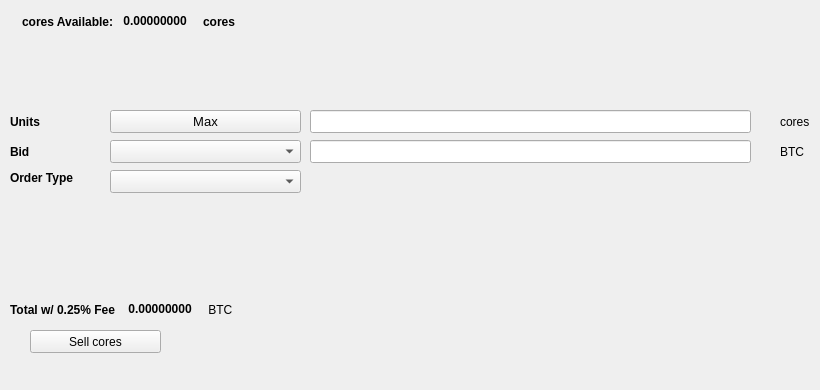
   <widget class="QWidget" name="SellTab">
    <attribute name="title">
     <string>Sell</string>
    </attribute>
    <widget class="QLabel" name="label_16">
     <property name="geometry">
      <rect>
       <x>780</x>
       <y>140</y>
       <width>31</width>
       <height>23</height>
      </rect>
     </property>
     <property name="text">
      <string>BTC</string>
     </property>
    </widget>
    <widget class="QComboBox" name="SellBidcomboBox">
     <property name="geometry">
      <rect>
       <x>110</x>
       <y>140</y>
       <width>191</width>
       <height>23</height>
      </rect>
     </property>
     <property name="font">
      <font>
       <pointsize>10</pointsize>
      </font>
     </property>
    </widget>
    <widget class="QLabel" name="label_18">
     <property name="geometry">
      <rect>
       <x>10</x>
       <y>110</y>
       <width>46</width>
       <height>23</height>
      </rect>
     </property>
     <property name="font">
      <font>
       <weight>75</weight>
       <bold>true</bold>
      </font>
     </property>
     <property name="text">
      <string>Units</string>
     </property>
    </widget>
    <widget class="QPushButton" name="Sell_Max_Amount">
     <property name="geometry">
      <rect>
       <x>110</x>
       <y>110</y>
       <width>191</width>
       <height>23</height>
      </rect>
     </property>
     <property name="font">
      <font>
       <pointsize>10</pointsize>
      </font>
     </property>
     <property name="text">
      <string>Max</string>
     </property>
    </widget>
    <widget class="QLabel" name="label_20">
     <property name="geometry">
      <rect>
       <x>10</x>
       <y>170</y>
       <width>91</width>
       <height>16</height>
      </rect>
     </property>
     <property name="font">
      <font>
       <weight>75</weight>
       <bold>true</bold>
      </font>
     </property>
     <property name="text">
      <string>Order Type</string>
     </property>
    </widget>
    <widget class="QComboBox" name="SellOrdertypeCombo">
     <property name="geometry">
      <rect>
       <x>110</x>
       <y>170</y>
       <width>191</width>
       <height>23</height>
      </rect>
     </property>
     <property name="font">
      <font>
       <pointsize>10</pointsize>
      </font>
     </property>
    </widget>
    <widget class="QLabel" name="label_21">
     <property name="geometry">
      <rect>
       <x>10</x>
       <y>140</y>
       <width>46</width>
       <height>23</height>
      </rect>
     </property>
     <property name="font">
      <font>
       <weight>75</weight>
       <bold>true</bold>
      </font>
     </property>
     <property name="text">
      <string>Bid</string>
     </property>
    </widget>
    <widget class="QLabel" name="label_22">
     <property name="geometry">
      <rect>
       <x>780</x>
       <y>110</y>
       <width>31</width>
       <height>23</height>
      </rect>
     </property>
     <property name="text">
      <string>cores</string>
     </property>
    </widget>
    <widget class="QLineEdit" name="UnitsInputcores">
     <property name="geometry">
      <rect>
       <x>310</x>
       <y>110</y>
       <width>441</width>
       <height>23</height>
      </rect>
     </property>
     <property name="font">
      <font>
       <pointsize>9</pointsize>
       <weight>75</weight>
       <bold>true</bold>
      </font>
     </property>
    </widget>
    <widget class="QLineEdit" name="SellBidPriceEdit">
     <property name="geometry">
      <rect>
       <x>310</x>
       <y>140</y>
       <width>441</width>
       <height>23</height>
      </rect>
     </property>
     <property name="font">
      <font>
       <pointsize>9</pointsize>
       <weight>75</weight>
       <bold>true</bold>
      </font>
     </property>
    </widget>
    <widget class="QPushButton" name="SellcoresBTN">
     <property name="geometry">
      <rect>
       <x>30</x>
       <y>330</y>
       <width>131</width>
       <height>23</height>
      </rect>
     </property>
     <property name="text">
      <string>Sell cores</string>
     </property>
     <property name="icon">
      <iconset resource="../cores">
       <normaloff>:/icons/bitcoin</normaloff>:/icons/bitcoin</iconset>
     </property>
    </widget>
    <widget class="QWidget" name="layoutWidget3">
     <property name="geometry">
      <rect>
       <x>22</x>
       <y>12</y>
       <width>258</width>
       <height>19</height>
      </rect>
     </property>
     <layout class="QHBoxLayout" name="horizontalLayout">
      <item>
       <widget class="QLabel" name="label232_2">
        <property name="font">
         <font>
          <weight>75</weight>
          <bold>true</bold>
         </font>
        </property>
        <property name="text">
         <string>cores Available:</string>
        </property>
       </widget>
      </item>
      <item>
       <widget class="QLabel" name="coresAvailableLabel">
        <property name="palette">
         <palette>
          <active>
           <colorrole role="WindowText">
            <brush brushstyle="SolidPattern">
             <color alpha="255">
              <red>0</red>
              <green>0</green>
              <blue>0</blue>
             </color>
            </brush>
           </colorrole>
           <colorrole role="Button">
            <brush brushstyle="SolidPattern">
             <color alpha="255">
              <red>0</red>
              <green>170</green>
              <blue>0</blue>
             </color>
            </brush>
           </colorrole>
           <colorrole role="Light">
            <brush brushstyle="SolidPattern">
             <color alpha="255">
              <red>0</red>
              <green>255</green>
              <blue>0</blue>
             </color>
            </brush>
           </colorrole>
           <colorrole role="Midlight">
            <brush brushstyle="SolidPattern">
             <color alpha="255">
              <red>0</red>
              <green>212</green>
              <blue>0</blue>
             </color>
            </brush>
           </colorrole>
           <colorrole role="Dark">
            <brush brushstyle="SolidPattern">
             <color alpha="255">
              <red>0</red>
              <green>85</green>
              <blue>0</blue>
             </color>
            </brush>
           </colorrole>
           <colorrole role="Mid">
            <brush brushstyle="SolidPattern">
             <color alpha="255">
              <red>0</red>
              <green>113</green>
              <blue>0</blue>
             </color>
            </brush>
           </colorrole>
           <colorrole role="Text">
            <brush brushstyle="SolidPattern">
             <color alpha="255">
              <red>0</red>
              <green>170</green>
              <blue>0</blue>
             </color>
            </brush>
           </colorrole>
           <colorrole role="BrightText">
            <brush brushstyle="SolidPattern">
             <color alpha="255">
              <red>255</red>
              <green>255</green>
              <blue>255</blue>
             </color>
            </brush>
           </colorrole>
           <colorrole role="ButtonText">
            <brush brushstyle="SolidPattern">
             <color alpha="255">
              <red>0</red>
              <green>0</green>
              <blue>0</blue>
             </color>
            </brush>
           </colorrole>
           <colorrole role="Base">
            <brush brushstyle="SolidPattern">
             <color alpha="255">
              <red>255</red>
              <green>255</green>
              <blue>255</blue>
             </color>
            </brush>
           </colorrole>
           <colorrole role="Window">
            <brush brushstyle="SolidPattern">
             <color alpha="255">
              <red>0</red>
              <green>170</green>
              <blue>0</blue>
             </color>
            </brush>
           </colorrole>
           <colorrole role="Shadow">
            <brush brushstyle="SolidPattern">
             <color alpha="255">
              <red>0</red>
              <green>0</green>
              <blue>0</blue>
             </color>
            </brush>
           </colorrole>
           <colorrole role="AlternateBase">
            <brush brushstyle="SolidPattern">
             <color alpha="255">
              <red>127</red>
              <green>212</green>
              <blue>127</blue>
             </color>
            </brush>
           </colorrole>
           <colorrole role="ToolTipBase">
            <brush brushstyle="SolidPattern">
             <color alpha="255">
              <red>255</red>
              <green>255</green>
              <blue>220</blue>
             </color>
            </brush>
           </colorrole>
           <colorrole role="ToolTipText">
            <brush brushstyle="SolidPattern">
             <color alpha="255">
              <red>0</red>
              <green>0</green>
              <blue>0</blue>
             </color>
            </brush>
           </colorrole>
          </active>
          <inactive>
           <colorrole role="WindowText">
            <brush brushstyle="SolidPattern">
             <color alpha="255">
              <red>0</red>
              <green>0</green>
              <blue>0</blue>
             </color>
            </brush>
           </colorrole>
           <colorrole role="Button">
            <brush brushstyle="SolidPattern">
             <color alpha="255">
              <red>0</red>
              <green>170</green>
              <blue>0</blue>
             </color>
            </brush>
           </colorrole>
           <colorrole role="Light">
            <brush brushstyle="SolidPattern">
             <color alpha="255">
              <red>0</red>
              <green>255</green>
              <blue>0</blue>
             </color>
            </brush>
           </colorrole>
           <colorrole role="Midlight">
            <brush brushstyle="SolidPattern">
             <color alpha="255">
              <red>0</red>
              <green>212</green>
              <blue>0</blue>
             </color>
            </brush>
           </colorrole>
           <colorrole role="Dark">
            <brush brushstyle="SolidPattern">
             <color alpha="255">
              <red>0</red>
              <green>85</green>
              <blue>0</blue>
             </color>
            </brush>
           </colorrole>
           <colorrole role="Mid">
            <brush brushstyle="SolidPattern">
             <color alpha="255">
              <red>0</red>
              <green>113</green>
              <blue>0</blue>
             </color>
            </brush>
           </colorrole>
           <colorrole role="Text">
            <brush brushstyle="SolidPattern">
             <color alpha="255">
              <red>0</red>
              <green>170</green>
              <blue>0</blue>
             </color>
            </brush>
           </colorrole>
           <colorrole role="BrightText">
            <brush brushstyle="SolidPattern">
             <color alpha="255">
              <red>255</red>
              <green>255</green>
              <blue>255</blue>
             </color>
            </brush>
           </colorrole>
           <colorrole role="ButtonText">
            <brush brushstyle="SolidPattern">
             <color alpha="255">
              <red>0</red>
              <green>0</green>
              <blue>0</blue>
             </color>
            </brush>
           </colorrole>
           <colorrole role="Base">
            <brush brushstyle="SolidPattern">
             <color alpha="255">
              <red>255</red>
              <green>255</green>
              <blue>255</blue>
             </color>
            </brush>
           </colorrole>
           <colorrole role="Window">
            <brush brushstyle="SolidPattern">
             <color alpha="255">
              <red>0</red>
              <green>170</green>
              <blue>0</blue>
             </color>
            </brush>
           </colorrole>
           <colorrole role="Shadow">
            <brush brushstyle="SolidPattern">
             <color alpha="255">
              <red>0</red>
              <green>0</green>
              <blue>0</blue>
             </color>
            </brush>
           </colorrole>
           <colorrole role="AlternateBase">
            <brush brushstyle="SolidPattern">
             <color alpha="255">
              <red>127</red>
              <green>212</green>
              <blue>127</blue>
             </color>
            </brush>
           </colorrole>
           <colorrole role="ToolTipBase">
            <brush brushstyle="SolidPattern">
             <color alpha="255">
              <red>255</red>
              <green>255</green>
              <blue>220</blue>
             </color>
            </brush>
           </colorrole>
           <colorrole role="ToolTipText">
            <brush brushstyle="SolidPattern">
             <color alpha="255">
              <red>0</red>
              <green>0</green>
              <blue>0</blue>
             </color>
            </brush>
           </colorrole>
          </inactive>
          <disabled>
           <colorrole role="WindowText">
            <brush brushstyle="SolidPattern">
             <color alpha="255">
              <red>0</red>
              <green>85</green>
              <blue>0</blue>
             </color>
            </brush>
           </colorrole>
           <colorrole role="Button">
            <brush brushstyle="SolidPattern">
             <color alpha="255">
              <red>0</red>
              <green>170</green>
              <blue>0</blue>
             </color>
            </brush>
           </colorrole>
           <colorrole role="Light">
            <brush brushstyle="SolidPattern">
             <color alpha="255">
              <red>0</red>
              <green>255</green>
              <blue>0</blue>
             </color>
            </brush>
           </colorrole>
           <colorrole role="Midlight">
            <brush brushstyle="SolidPattern">
             <color alpha="255">
              <red>0</red>
              <green>212</green>
              <blue>0</blue>
             </color>
            </brush>
           </colorrole>
           <colorrole role="Dark">
            <brush brushstyle="SolidPattern">
             <color alpha="255">
              <red>0</red>
              <green>85</green>
              <blue>0</blue>
             </color>
            </brush>
           </colorrole>
           <colorrole role="Mid">
            <brush brushstyle="SolidPattern">
             <color alpha="255">
              <red>0</red>
              <green>113</green>
              <blue>0</blue>
             </color>
            </brush>
           </colorrole>
           <colorrole role="Text">
            <brush brushstyle="SolidPattern">
             <color alpha="255">
              <red>0</red>
              <green>85</green>
              <blue>0</blue>
             </color>
            </brush>
           </colorrole>
           <colorrole role="BrightText">
            <brush brushstyle="SolidPattern">
             <color alpha="255">
              <red>255</red>
              <green>255</green>
              <blue>255</blue>
             </color>
            </brush>
           </colorrole>
           <colorrole role="ButtonText">
            <brush brushstyle="SolidPattern">
             <color alpha="255">
              <red>0</red>
              <green>85</green>
              <blue>0</blue>
             </color>
            </brush>
           </colorrole>
           <colorrole role="Base">
            <brush brushstyle="SolidPattern">
             <color alpha="255">
              <red>0</red>
              <green>170</green>
              <blue>0</blue>
             </color>
            </brush>
           </colorrole>
           <colorrole role="Window">
            <brush brushstyle="SolidPattern">
             <color alpha="255">
              <red>0</red>
              <green>170</green>
              <blue>0</blue>
             </color>
            </brush>
           </colorrole>
           <colorrole role="Shadow">
            <brush brushstyle="SolidPattern">
             <color alpha="255">
              <red>0</red>
              <green>0</green>
              <blue>0</blue>
             </color>
            </brush>
           </colorrole>
           <colorrole role="AlternateBase">
            <brush brushstyle="SolidPattern">
             <color alpha="255">
              <red>0</red>
              <green>170</green>
              <blue>0</blue>
             </color>
            </brush>
           </colorrole>
           <colorrole role="ToolTipBase">
            <brush brushstyle="SolidPattern">
             <color alpha="255">
              <red>255</red>
              <green>255</green>
              <blue>220</blue>
             </color>
            </brush>
           </colorrole>
           <colorrole role="ToolTipText">
            <brush brushstyle="SolidPattern">
             <color alpha="255">
              <red>0</red>
              <green>0</green>
              <blue>0</blue>
             </color>
            </brush>
           </colorrole>
          </disabled>
         </palette>
        </property>
        <property name="font">
         <font>
          <weight>75</weight>
          <bold>true</bold>
         </font>
        </property>
        <property name="text">
         <string> 0.00000000 </string>
        </property>
        <property name="textInteractionFlags">
         <set>Qt::LinksAccessibleByMouse|Qt::TextSelectableByKeyboard|Qt::TextSelectableByMouse</set>
        </property>
       </widget>
      </item>
      <item>
       <widget class="QLabel" name="labelcores">
        <property name="font">
         <font>
          <weight>75</weight>
          <bold>true</bold>
         </font>
        </property>
        <property name="text">
         <string>cores</string>
        </property>
       </widget>
      </item>
     </layout>
    </widget>
    <widget class="QWidget" name="layoutWidget">
     <property name="geometry">
      <rect>
       <x>10</x>
       <y>300</y>
       <width>268</width>
       <height>19</height>
      </rect>
     </property>
     <layout class="QHBoxLayout" name="horizontalLayout_2">
      <item>
       <widget class="QLabel" name="label_19">
        <property name="font">
         <font>
          <weight>75</weight>
          <bold>true</bold>
         </font>
        </property>
        <property name="text">
         <string>Total w/ 0.25% Fee </string>
        </property>
       </widget>
      </item>
      <item>
       <widget class="QLabel" name="SellCostLabel">
        <property name="palette">
         <palette>
          <active>
           <colorrole role="WindowText">
            <brush brushstyle="SolidPattern">
             <color alpha="255">
              <red>0</red>
              <green>0</green>
              <blue>0</blue>
             </color>
            </brush>
           </colorrole>
           <colorrole role="Button">
            <brush brushstyle="SolidPattern">
             <color alpha="255">
              <red>0</red>
              <green>170</green>
              <blue>0</blue>
             </color>
            </brush>
           </colorrole>
           <colorrole role="Light">
            <brush brushstyle="SolidPattern">
             <color alpha="255">
              <red>0</red>
              <green>255</green>
              <blue>0</blue>
             </color>
            </brush>
           </colorrole>
           <colorrole role="Midlight">
            <brush brushstyle="SolidPattern">
             <color alpha="255">
              <red>0</red>
              <green>212</green>
              <blue>0</blue>
             </color>
            </brush>
           </colorrole>
           <colorrole role="Dark">
            <brush brushstyle="SolidPattern">
             <color alpha="255">
              <red>0</red>
              <green>85</green>
              <blue>0</blue>
             </color>
            </brush>
           </colorrole>
           <colorrole role="Mid">
            <brush brushstyle="SolidPattern">
             <color alpha="255">
              <red>0</red>
              <green>113</green>
              <blue>0</blue>
             </color>
            </brush>
           </colorrole>
           <colorrole role="Text">
            <brush brushstyle="SolidPattern">
             <color alpha="255">
              <red>0</red>
              <green>170</green>
              <blue>0</blue>
             </color>
            </brush>
           </colorrole>
           <colorrole role="BrightText">
            <brush brushstyle="SolidPattern">
             <color alpha="255">
              <red>255</red>
              <green>255</green>
              <blue>255</blue>
             </color>
            </brush>
           </colorrole>
           <colorrole role="ButtonText">
            <brush brushstyle="SolidPattern">
             <color alpha="255">
              <red>0</red>
              <green>0</green>
              <blue>0</blue>
             </color>
            </brush>
           </colorrole>
           <colorrole role="Base">
            <brush brushstyle="SolidPattern">
             <color alpha="255">
              <red>255</red>
              <green>255</green>
              <blue>255</blue>
             </color>
            </brush>
           </colorrole>
           <colorrole role="Window">
            <brush brushstyle="SolidPattern">
             <color alpha="255">
              <red>0</red>
              <green>170</green>
              <blue>0</blue>
             </color>
            </brush>
           </colorrole>
           <colorrole role="Shadow">
            <brush brushstyle="SolidPattern">
             <color alpha="255">
              <red>0</red>
              <green>0</green>
              <blue>0</blue>
             </color>
            </brush>
           </colorrole>
           <colorrole role="AlternateBase">
            <brush brushstyle="SolidPattern">
             <color alpha="255">
              <red>127</red>
              <green>212</green>
              <blue>127</blue>
             </color>
            </brush>
           </colorrole>
           <colorrole role="ToolTipBase">
            <brush brushstyle="SolidPattern">
             <color alpha="255">
              <red>255</red>
              <green>255</green>
              <blue>220</blue>
             </color>
            </brush>
           </colorrole>
           <colorrole role="ToolTipText">
            <brush brushstyle="SolidPattern">
             <color alpha="255">
              <red>0</red>
              <green>0</green>
              <blue>0</blue>
             </color>
            </brush>
           </colorrole>
          </active>
          <inactive>
           <colorrole role="WindowText">
            <brush brushstyle="SolidPattern">
             <color alpha="255">
              <red>0</red>
              <green>0</green>
              <blue>0</blue>
             </color>
            </brush>
           </colorrole>
           <colorrole role="Button">
            <brush brushstyle="SolidPattern">
             <color alpha="255">
              <red>0</red>
              <green>170</green>
              <blue>0</blue>
             </color>
            </brush>
           </colorrole>
           <colorrole role="Light">
            <brush brushstyle="SolidPattern">
             <color alpha="255">
              <red>0</red>
              <green>255</green>
              <blue>0</blue>
             </color>
            </brush>
           </colorrole>
           <colorrole role="Midlight">
            <brush brushstyle="SolidPattern">
             <color alpha="255">
              <red>0</red>
              <green>212</green>
              <blue>0</blue>
             </color>
            </brush>
           </colorrole>
           <colorrole role="Dark">
            <brush brushstyle="SolidPattern">
             <color alpha="255">
              <red>0</red>
              <green>85</green>
              <blue>0</blue>
             </color>
            </brush>
           </colorrole>
           <colorrole role="Mid">
            <brush brushstyle="SolidPattern">
             <color alpha="255">
              <red>0</red>
              <green>113</green>
              <blue>0</blue>
             </color>
            </brush>
           </colorrole>
           <colorrole role="Text">
            <brush brushstyle="SolidPattern">
             <color alpha="255">
              <red>0</red>
              <green>170</green>
              <blue>0</blue>
             </color>
            </brush>
           </colorrole>
           <colorrole role="BrightText">
            <brush brushstyle="SolidPattern">
             <color alpha="255">
              <red>255</red>
              <green>255</green>
              <blue>255</blue>
             </color>
            </brush>
           </colorrole>
           <colorrole role="ButtonText">
            <brush brushstyle="SolidPattern">
             <color alpha="255">
              <red>0</red>
              <green>0</green>
              <blue>0</blue>
             </color>
            </brush>
           </colorrole>
           <colorrole role="Base">
            <brush brushstyle="SolidPattern">
             <color alpha="255">
              <red>255</red>
              <green>255</green>
              <blue>255</blue>
             </color>
            </brush>
           </colorrole>
           <colorrole role="Window">
            <brush brushstyle="SolidPattern">
             <color alpha="255">
              <red>0</red>
              <green>170</green>
              <blue>0</blue>
             </color>
            </brush>
           </colorrole>
           <colorrole role="Shadow">
            <brush brushstyle="SolidPattern">
             <color alpha="255">
              <red>0</red>
              <green>0</green>
              <blue>0</blue>
             </color>
            </brush>
           </colorrole>
           <colorrole role="AlternateBase">
            <brush brushstyle="SolidPattern">
             <color alpha="255">
              <red>127</red>
              <green>212</green>
              <blue>127</blue>
             </color>
            </brush>
           </colorrole>
           <colorrole role="ToolTipBase">
            <brush brushstyle="SolidPattern">
             <color alpha="255">
              <red>255</red>
              <green>255</green>
              <blue>220</blue>
             </color>
            </brush>
           </colorrole>
           <colorrole role="ToolTipText">
            <brush brushstyle="SolidPattern">
             <color alpha="255">
              <red>0</red>
              <green>0</green>
              <blue>0</blue>
             </color>
            </brush>
           </colorrole>
          </inactive>
          <disabled>
           <colorrole role="WindowText">
            <brush brushstyle="SolidPattern">
             <color alpha="255">
              <red>0</red>
              <green>85</green>
              <blue>0</blue>
             </color>
            </brush>
           </colorrole>
           <colorrole role="Button">
            <brush brushstyle="SolidPattern">
             <color alpha="255">
              <red>0</red>
              <green>170</green>
              <blue>0</blue>
             </color>
            </brush>
           </colorrole>
           <colorrole role="Light">
            <brush brushstyle="SolidPattern">
             <color alpha="255">
              <red>0</red>
              <green>255</green>
              <blue>0</blue>
             </color>
            </brush>
           </colorrole>
           <colorrole role="Midlight">
            <brush brushstyle="SolidPattern">
             <color alpha="255">
              <red>0</red>
              <green>212</green>
              <blue>0</blue>
             </color>
            </brush>
           </colorrole>
           <colorrole role="Dark">
            <brush brushstyle="SolidPattern">
             <color alpha="255">
              <red>0</red>
              <green>85</green>
              <blue>0</blue>
             </color>
            </brush>
           </colorrole>
           <colorrole role="Mid">
            <brush brushstyle="SolidPattern">
             <color alpha="255">
              <red>0</red>
              <green>113</green>
              <blue>0</blue>
             </color>
            </brush>
           </colorrole>
           <colorrole role="Text">
            <brush brushstyle="SolidPattern">
             <color alpha="255">
              <red>0</red>
              <green>85</green>
              <blue>0</blue>
             </color>
            </brush>
           </colorrole>
           <colorrole role="BrightText">
            <brush brushstyle="SolidPattern">
             <color alpha="255">
              <red>255</red>
              <green>255</green>
              <blue>255</blue>
             </color>
            </brush>
           </colorrole>
           <colorrole role="ButtonText">
            <brush brushstyle="SolidPattern">
             <color alpha="255">
              <red>0</red>
              <green>85</green>
              <blue>0</blue>
             </color>
            </brush>
           </colorrole>
           <colorrole role="Base">
            <brush brushstyle="SolidPattern">
             <color alpha="255">
              <red>0</red>
              <green>170</green>
              <blue>0</blue>
             </color>
            </brush>
           </colorrole>
           <colorrole role="Window">
            <brush brushstyle="SolidPattern">
             <color alpha="255">
              <red>0</red>
              <green>170</green>
              <blue>0</blue>
             </color>
            </brush>
           </colorrole>
           <colorrole role="Shadow">
            <brush brushstyle="SolidPattern">
             <color alpha="255">
              <red>0</red>
              <green>0</green>
              <blue>0</blue>
             </color>
            </brush>
           </colorrole>
           <colorrole role="AlternateBase">
            <brush brushstyle="SolidPattern">
             <color alpha="255">
              <red>0</red>
              <green>170</green>
              <blue>0</blue>
             </color>
            </brush>
           </colorrole>
           <colorrole role="ToolTipBase">
            <brush brushstyle="SolidPattern">
             <color alpha="255">
              <red>255</red>
              <green>255</green>
              <blue>220</blue>
             </color>
            </brush>
           </colorrole>
           <colorrole role="ToolTipText">
            <brush brushstyle="SolidPattern">
             <color alpha="255">
              <red>0</red>
              <green>0</green>
              <blue>0</blue>
             </color>
            </brush>
           </colorrole>
          </disabled>
         </palette>
        </property>
        <property name="font">
         <font>
          <weight>75</weight>
          <bold>true</bold>
         </font>
        </property>
        <property name="autoFillBackground">
         <bool>false</bool>
        </property>
        <property name="text">
         <string> 0.00000000</string>
        </property>
        <property name="textInteractionFlags">
         <set>Qt::LinksAccessibleByMouse|Qt::TextSelectableByMouse</set>
        </property>
       </widget>
      </item>
      <item>
       <widget class="QLabel" name="label_17">
        <property name="font">
         <font>
          <weight>50</weight>
          <bold>false</bold>
         </font>
        </property>
        <property name="text">
         <string> BTC</string>
        </property>
       </widget>
      </item>
     </layout>
    </widget>
    <widget class="QLabel" name="label_23">
     <property name="geometry">
      <rect>
       <x>460</x>
       <y>300</y>
       <width>281</width>
       <height>81</height>
      </rect>
     </property>
     <property name="text">
      <string/>
     </property>
     <property name="pixmap">
      <pixmap>:/images/bittrex</pixmap>
     </property>
    </widget>
   </widget>
